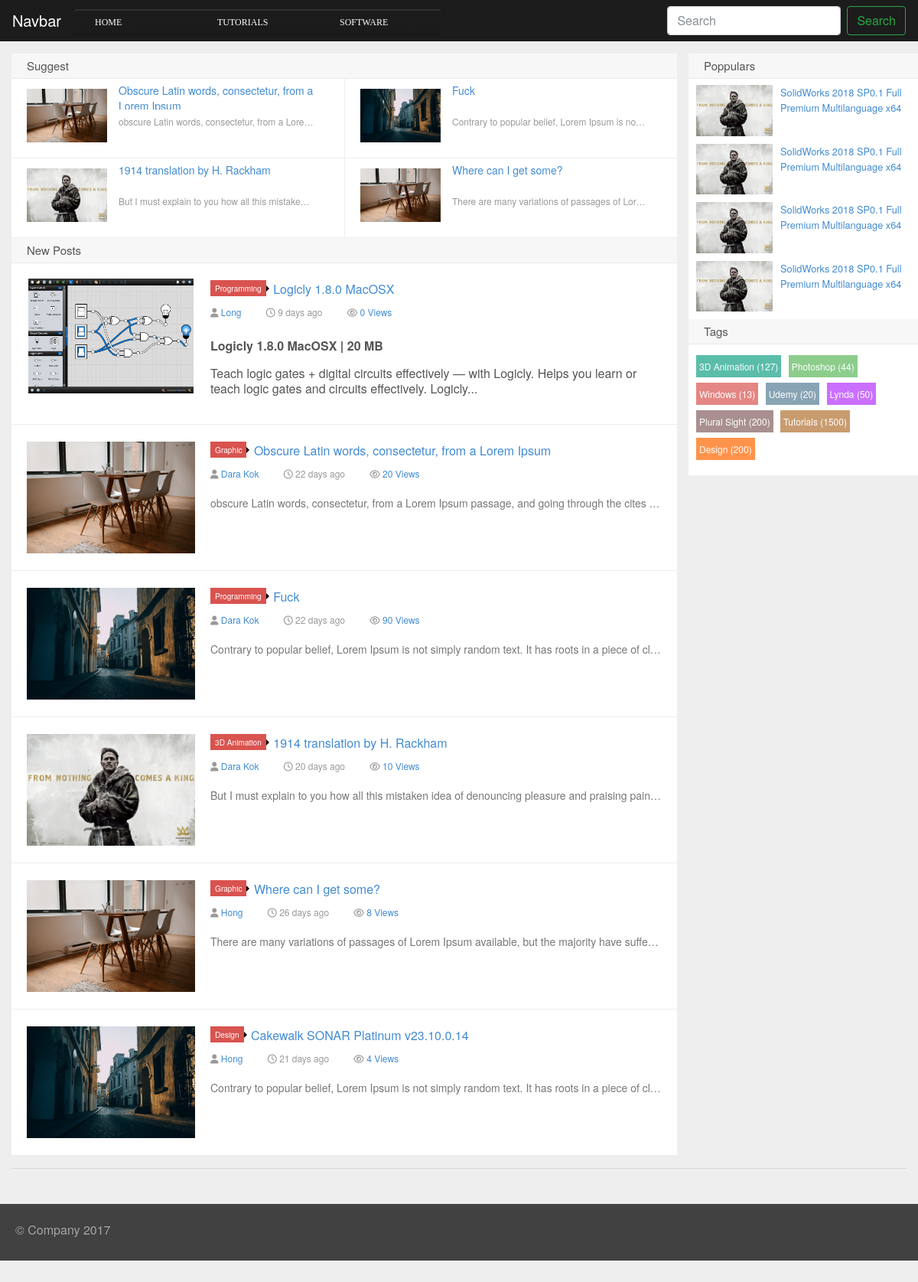
The page / on the database its author committed.
### tables this page shows
CREATE TABLE `categories` (
  `cat_id` int(20) NOT NULL AUTO_INCREMENT,
  `cat_name` varchar(255) NOT NULL,
  PRIMARY KEY (`cat_id`)
);

CREATE TABLE `posts` (
  `post_id` int(20) NOT NULL AUTO_INCREMENT,
  `sub_cat_id` int(20) NOT NULL,
  `user_id` int(20) NOT NULL,
  `post_title` varchar(255) NOT NULL,
  `post_image` varchar(255) NOT NULL,
  `post_date` date NOT NULL,
  `post_view` int(255) DEFAULT NULL,
  `post_desc` text NOT NULL,
  `post_tage` varchar(255) NOT NULL,
  `post_status` varchar(255) DEFAULT NULL,
  `post_suggestion` tinyint(4) DEFAULT NULL,
  `down_link` varchar(255) DEFAULT NULL,
  PRIMARY KEY (`post_id`),
  KEY `FK_subcat` (`sub_cat_id`),
  KEY `FK_user` (`user_id`),
  CONSTRAINT `FK_subcat` FOREIGN KEY (`sub_cat_id`) REFERENCES `sub_categories` (`sub_cat_id`) ON DELETE CASCADE ON UPDATE CASCADE,
  CONSTRAINT `FK_user` FOREIGN KEY (`user_id`) REFERENCES `users` (`user_id`) ON DELETE CASCADE ON UPDATE CASCADE
);

CREATE TABLE `sub_categories` (
  `sub_cat_id` int(20) NOT NULL AUTO_INCREMENT,
  `cat_id` int(20) NOT NULL,
  `sub_cat_name` varchar(255) NOT NULL,
  PRIMARY KEY (`sub_cat_id`),
  KEY `RK_Cat` (`cat_id`),
  CONSTRAINT `RK_Cat` FOREIGN KEY (`cat_id`) REFERENCES `categories` (`cat_id`) ON UPDATE CASCADE
);

CREATE TABLE `users` (
  `user_id` int(20) NOT NULL AUTO_INCREMENT,
  `user_name` varchar(255) NOT NULL,
  `name` varchar(255) NOT NULL,
  `user_email` varchar(255) NOT NULL,
  `user_role` varchar(255) NOT NULL,
  `user_password` varchar(255) NOT NULL,
  PRIMARY KEY (`user_id`)
);

### includes/content.php (the view, shortened to what this page needs)
<main role="main" class="container">
    <div class=" row row-offcanvas row-offcanvas-right">
        <div class="col-12 col-md-9">
            <div class="sticky">
                <h2 class="title">Suggest</h2>
                <ul>
                    <?php
                    $select_query = "SELECT * FROM posts WHERE post_suggestion = 1 ORDER BY post_id DESC limit 4";
                    $select_post=mysqli_query($connection,$select_query);
                    while($row_post = mysqli_fetch_array($select_post)) {
                        $post_id = $row_post['0'];
                        $post_title = $row_post['3'];
                        $post_image = $row_post['4'];
                        $post_desc = $row_post['7'];
                        ?>
                        <li class="item"><a href="detail.php?id=<?php echo $post_id;?>">
                                <img src="img/<?= $post_image; ?>" alt="<?= $post_image; ?>"/>
                                <h3><?= $post_title; ?></h3>
                                <p class="muted no-break-out"><?= $post_desc; ?></p></a>
                        </li>
                        <?php
                    }
                    ?>
                </ul>
            </div>
            <h2 class="title">New Posts</h2>
            <?php
            $select_query = "SELECT * FROM posts where post_status=1 ORDER BY post_id DESC";
            $select_post=mysqli_query($connection,$select_query);
            while($row_post = mysqli_fetch_array($select_post)) {
                $post_id = $row_post['0'];
                $sub_cat_id = $row_post['1'];
                $user_id = $row_post['2'];
                $post_title = $row_post['3'];
                $post_image = $row_post['4'];
                $post_date = $row_post['5'];
                $post_view = $row_post['6'];
                $post_desc = $row_post['7'];
                ?>
                <article class="excerpt">
                    <div class="focus"><a href="detail.php?id=<?php echo $post_id;?>" class="thumbnail">
                            <img src="img/<?= $post_image; ?>" alt="<?= $post_title; ?>"/></a></div>
                    <header>
                        <a class="label label-important" href="detail.php?id=<?php echo $post_id;?>">
                            <?php
                            $query_sub_cat = "SELECT * FROM sub_categories WHERE sub_cat_id=$sub_cat_id";
                            $select_sub_cat=mysqli_query($connection,$query_sub_cat);
                            while($row_sub_cat = mysqli_fetch_array($select_sub_cat)) {
                                echo $sub_cat_name = $row_sub_cat['sub_cat_name'];
                            }
                            ?>
                            <i class="label-arrow"></i>
                        </a>
                        <h2><a href="?action=detail&id=<?= $post_id; ?>"  title="<?= $post_title; ?>"><?= $post_title; ?></a></h2>
                    </header>
                    <p>
              <span class="muted"><i class="fa fa-user icon12"></i>
                <a href="#">
                  <?php
                  $query_user = "SELECT * FROM users WHERE user_id=$user_id";
                  $select_user=mysqli_query($connection,$query_user);
                  while($row_user = mysqli_fetch_array($select_user)) {
                      echo $name = $row_user['name'];
                  }
                  ?>
                </a>
              </span>&nbsp;
                        <span class="muted"><i class="fa fa-clock-o icon12"></i>
                            <?php
                            $now = date('Y-m-d');
                            if(date_create($post_date)==date_create($now)){
                                echo "Today";
                            }else{
                                $diff=date_diff(date_create($post_date),date_create($now));
                                echo $diff->format("%a days ago");
                            }
                            ?>
              </span>&nbsp;
                        <span class="muted"><i class="fa fa-eye icon12"></i>
                <a href="#"><?= $post_view; ?>&nbsp;Views</a>
              </span>
                    </p>
                    <p class="note no-break-out">
                        <?php
                          if(strlen($post_desc)<=200){
                            echo $post_desc;
                          }else{
                            $shorten= substr($post_desc,0,200). '... ';
                            echo $shorten;
                          }
                      ?></p>
                </article>
                <?php
            }
            ?>
        </div>

### includes/header.php (shortened to what this page needs)
<!doctype html>
<html lang="en">
<head>
    <link href="css/bootstrap.min.css" rel="stylesheet">
    <link href="css/style.css" rel="stylesheet" type="text/css">
    <link href="css/menu.css" rel="stylesheet" type="text/css">
    <link href="css/detail.css" rel="stylesheet" type="text/css">
    <link href="css/offcanvas.css" rel="stylesheet">
</head>

### index.php (shortened to what this page needs)
<?php include "includes/header.php" ?>
  <body>
  <?php include "includes/navigation.php" ?>
  <?php
  if(isset($_GET['action'])){
      $source = $_GET['action'];
  }else{
      $source='';
  }
  switch($source){
      default:
          include "includes/content.php";
  }
  ?>
          <?php include "includes/leftbar.php" ?>
      </div>
      <hr>
  </main>
    <?php include "includes/footer.php" ?>
  </body>
</html>

### includes/navigation.php (shortened to what this page needs)
<nav class="navbar navbar-expand-md fixed-top navbar-dark bg-dark">
    <a class="navbar-brand" href="index.php">Navbar</a>
    <div class="collapse navbar-collapse" id="navbarsExampleDefault">
        <ul class="menu mr-auto">
            <li class="nav-item active">
                <a class="nav-link" href="index.php">Home <span class="sr-only">(current)</span></a>
            </li>
            <?php
            $query = " SELECT * FROM categories";
            $select_all_category = mysqli_query($connection,$query);
            while ($row = mysqli_fetch_assoc($select_all_category)){
            $cat_name = $row['cat_name'];
            ?>
            <li><a href="#"><?php echo $cat_name ?></a>
              </li>
              <?php } ?>
        </ul>
        <form action="search.php" method="post" class="form-inline my-2 my-lg-0">
            <input name="search" class="form-control mr-sm-2" type="text" placeholder="Search" aria-label="Search">
            <button name="submit" class="btn btn-outline-success my-2 my-sm-0" type="submit">Search</button>
        </form>
    </div>
</nav>

### includes/leftbar.php
<div class="col-6 col-md-3 sidebar-offcanvas" id="sidebar">
    <div class="list-group">
        <div class="leftbar">
              <h2 class="title">Poppulars</h2>
              <ul>
                <li class="item"><a href="10/803953.html"><img src="img/King Arthur.jpg" alt="SolidWorks 2018 SP0.1 Full Premium Multilanguage x64" /><h3>SolidWorks 2018 SP0.1 Full Premium Multilanguage x64</h3></a></li>
                <li class="item"><a href="10/803953.html"><img src="img/King Arthur.jpg" alt="SolidWorks 2018 SP0.1 Full Premium Multilanguage x64" /><h3>SolidWorks 2018 SP0.1 Full Premium Multilanguage x64</h3></a></li>
                <li class="item"><a href="10/803953.html"><img src="img/King Arthur.jpg" alt="SolidWorks 2018 SP0.1 Full Premium Multilanguage x64" /><h3>SolidWorks 2018 SP0.1 Full Premium Multilanguage x64</h3></a></li>
                <li class="item"><a href="10/803953.html"><img src="img/King Arthur.jpg" alt="SolidWorks 2018 SP0.1 Full Premium Multilanguage x64" /><h3>SolidWorks 2018 SP0.1 Full Premium Multilanguage x64</h3></a></li>
              </ul>
              <h2 class="title">Tags</h2>
              <div class="d_tags">
                  <a  href="tags8f8b.html?/%D7%DB%BA%CF%BD%CC%B3%CC/"> 3D Animation (127) </a>
                  <a  href="tags8f8b.html?/%D7%DB%BA%CF%BD%CC%B3%CC/"> Photoshop (44) </a>
                  <a  href="tags8f8b.html?/%D7%DB%BA%CF%BD%CC%B3%CC/"> Windows (13) </a>
                  <a  href="tags8f8b.html?/%D7%DB%BA%CF%BD%CC%B3%CC/"> Udemy (20) </a>
                  <a  href="tags8f8b.html?/%D7%DB%BA%CF%BD%CC%B3%CC/"> Lynda (50) </a>
                  <a  href="tags8f8b.html?/%D7%DB%BA%CF%BD%CC%B3%CC/"> Plural Sight (200) </a>
                  <a  href="tags8f8b.html?/%D7%DB%BA%CF%BD%CC%B3%CC/"> Tutorials (1500) </a>
                  <a  href="tags8f8b.html?/%D7%DB%BA%CF%BD%CC%B3%CC/"> Design (200) </a>
              </div>
        </div>
    </div>
</div>

### includes/footer.php (shortened to what this page needs)
<footer>
  <div class="footer-inner"><p>&copy; Company 2017</p></div>
</footer>

### css/menu.css (style rules this page uses)
.menu, .menu ul { list-style: none; padding: 0; margin: 0; }
.menu { height: 30px; }
.menu li { background-color: #1c1c1c; background: -moz-linear-gradient(#1c1c1c, #1b1b1b); background: -ms-linear-gradient(#1c1c1c, #1b1b1b); background: -webkit-gradient(linear, left top, left bottom, color-stop(0%, #1c1c1c), color-stop(100%, #1b1b1b)); background: -webkit-linear-gradient(#1c1c1c, #1b1b1b); background: -o-linear-gradient(#1c1c1c, #1b1b1b); filter: progid:DXImageTransform.Microsoft.gradient(startColorstr='#1c1c1c', endColorstr='#1b1b1b'); -ms-filter: "progid:DXImageTransform.Microsoft.gradient(startColorstr='#1c1c1c', endColorstr='#1b1b1b')"; background: linear-gradient(#1c1c1c, #1b1b1b); border-bottom: 2px solid #181818; border-top: 2px solid #303030; min-width: 160px; }
.menu > li { display: block; float: left; position: relative; }
.menu > li:first-child { border-radius: 5px 0 0; }
.menu a { border-left: 3px solid rgba(0, 0, 0, 0); color: white; display: block; font-family: 'Lucida Console'; font-size: 12px; line-height: 30px; padding: 0 25px; text-decoration: none; text-transform: uppercase; }

### css/detail.css (style rules this page uses)
.footer-inner { padding: 16px 20px 14px; color: #aaa; text-shadow: 0 -1px 0 #333333; background-color: #414141; }

### css/offcanvas.css (style rules this page uses)
html, body { overflow-x: hidden; }
body { padding-top: 70px; }
footer { padding: 30px 0; }

### index.php (style rules this page uses)
.no-break-out { overflow:hidden; white-space:nowrap; text-overflow: ellipsis; }

### rows shown on the page
categories: cat_name "TUTORIALS"
categories: cat_name "SOFTWARE"
posts: post_image (picture), post_title "Obscure Latin words, consectetur, from a Lorem Ipsum", post_desc "obscure Latin words, consectetur, from a Lore…", post_date "22 days ago", post_view "20", post_desc "obscure Latin words, consectetur, from a Lorem Ipsum passage, and going through the cites…"
posts: post_image (picture), post_title "Fuck", post_desc "Contrary to popular belief, Lorem Ipsum is no…", post_date "22 days ago", post_view "90", post_desc "Contrary to popular belief, Lorem Ipsum is not simply random text. It has roots in a piece of cl…"
posts: post_image (picture), post_title "1914 translation by H. Rackham", post_desc "But I must explain to you how all this mistake…", post_date "20 days ago", post_view "10", post_desc "But I must explain to you how all this mistaken idea of denouncing pleasure and praising pain…"
posts: post_image (picture), post_title "Where can I get some?", post_desc "There are many variations of passages of Lor…", post_date "26 days ago", post_view "8", post_desc "There are many variations of passages of Lorem Ipsum available, but the majority have suffe…"
posts: post_image (picture), post_title "Logicly 1.8.0 MacOSX", post_date "9 days ago", post_view "0", post_desc "Logicly 1.8.0 MacOSX | 20 MB Teach logic gates + digital circuits effectively — with Logicly. Helps you learn or teach logic gates and circuits effectively. Logicly..."
sub_categories: sub_cat_name "Programming"
users: name "Long"
sub_categories: sub_cat_name "Graphic"
users: name "Dara Kok"
sub_categories: sub_cat_name "3D Animation"
users: name "Hong"
posts: post_image (picture), post_title "Cakewalk SONAR Platinum v23.10.0.14", post_date "21 days ago", post_view "4", post_desc "Contrary to popular belief, Lorem Ipsum is not simply random text. It has roots in a piece of cl…"
sub_categories: sub_cat_name "Design"
